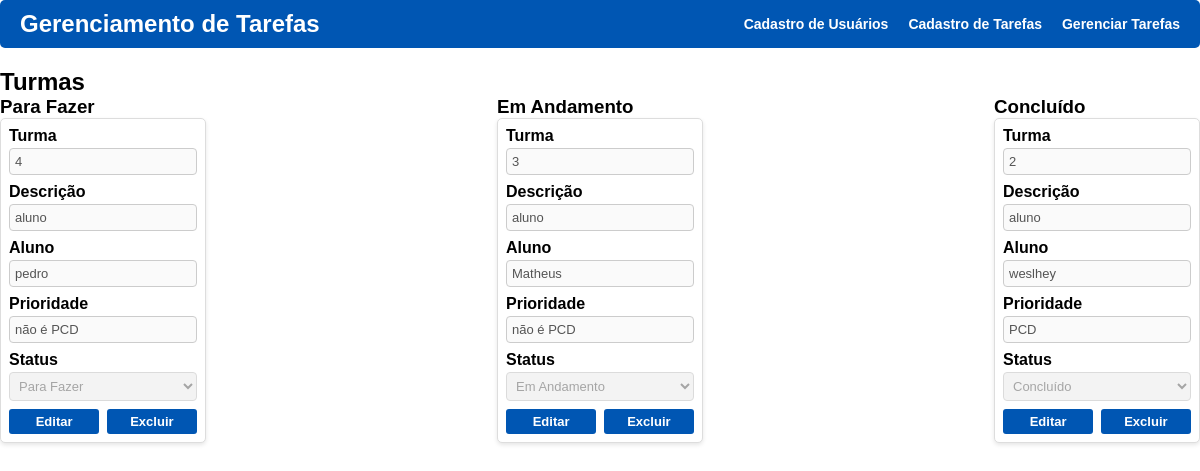
Screenshot of /gerenciarturma.php with the database file from the repository.
### tables this page shows
CREATE TABLE `turma` (
  `id` int(11) NOT NULL,
  `descricao` varchar(255) NOT NULL,
  `turma` varchar(255) NOT NULL,
  `aluno` varchar(255) NOT NULL,
  `prioridade` varchar(255) NOT NULL,
  `status` varchar(255) NOT NULL
);

### php/turma_card.php (the view, shortened to what this page needs)
<div class="turma-card" id="row-<?= $row['id'] ?>">
    <div class="campo">
        <label>Turma</label>
        <input type="text" value="<?= $row['turma'] ?>" id="turma-<?= $row['id'] ?>" disabled>
    </div>
    <div class="campo">
        <label>Descrição</label>
        <input type="text" value="<?= $row['descricao'] ?>" id="descricao-<?= $row['id'] ?>" disabled>
    </div>
    <div class="campo">
        <label>Aluno</label>
        <input type="text" value="<?= $row['aluno'] ?>" id="aluno-<?= $row['id'] ?>" disabled>
    </div>
    <div class="campo">
        <label>Prioridade</label>
        <input type="text" value="<?= $row['prioridade'] ?>" id="prioridade-<?= $row['id'] ?>" disabled>
    </div>
    <div class="campo">
        <label>Status</label>
        <select id="status-<?= $row['id'] ?>" disabled>
            <option value="para fazer" <?= $row['status'] == 'para fazer' ? 'selected' : '' ?>>Para Fazer</option>
            <option value="em andamento" <?= $row['status'] == 'em andamento' ? 'selected' : '' ?>>Em Andamento</option>
            <option value="concluido" <?= $row['status'] == 'concluido' ? 'selected' : '' ?>>Concluído</option>
        </select>
    </div>
    <div class="acoes">
        <button onclick="editarTurma(<?= $row['id'] ?>)">Editar</button>
        <button><a href="php/excluir.php?id=<?= $row['id'] ?>" onclick="return confirm('Tem certeza que deseja excluir esta turma?')">Excluir</a></button>
    </div>
</div>

### gerenciarturma.php (shortened to what this page needs)
<!DOCTYPE html>
<html lang="en">
<head>
    <link rel="stylesheet" href="css/gerenciarturma.css">
</head>
<body>
    <header>
        <h1>Gerenciamento de Tarefas</h1>
        <nav>
            <ul>
                <li><a href="cadastro-usuarios.php">Cadastro de Usuários</a></li>
                <li><a href="cadastro-tarefas.php">Cadastro de Tarefas</a></li>
                <li><a href="gerenciar-tarefas.php">Gerenciar Tarefas</a></li>
            </ul>
        </nav>
    </header>
    <h2>Turmas</h2>
    <div class="turmas-container">
        <div id="para-fazer" class="status-column">
            <h3>Para Fazer</h3>
            <?php
            $cnn = new mysqli("localhost", "admin", "admin", "saep");
            $sql = "SELECT id, turma, descricao, aluno, prioridade, `status` FROM turma WHERE `status` = 'para fazer'";
            $result = $cnn->query($sql);
            while ($row = $result->fetch_assoc()) {
                include 'php/turma_card.php';
            }
            ?>
        </div>
        <div id="em-andamento" class="status-column">
            <h3>Em Andamento</h3>
            <?php
            $sql = "SELECT id, turma, descricao, aluno, prioridade, `status` FROM turma WHERE `status` = 'em andamento'";
            $result = $cnn->query($sql);
            while ($row = $result->fetch_assoc()) {
                include 'php/turma_card.php';
            }
            ?>
        </div>
        <div id="concluido" class="status-column">
            <h3>Concluído</h3>
            <?php
            $sql = "SELECT id, turma, descricao, aluno, prioridade, `status` FROM turma WHERE `status` = 'concluido'";
            $result = $cnn->query($sql);
            while ($row = $result->fetch_assoc()) {
                include 'php/turma_card.php';
            }
            ?>
        </div>
    </div>
</body>
</html>

### css/gerenciarturma.css (style rules this page uses)
* { margin: 0; padding: 0; box-sizing: border-box; font-family: 'Poppins', sans-serif; }
header { display: flex; justify-content: space-between; align-items: center; background-color: #0056b3; padding: 10px 20px; border-radius: 5px; margin-bottom: 20px; }
header h1 { color: #fff; font-size: 24px; background: none; }
nav ul { list-style: none; display: flex; gap: 20px; background: none; }
nav ul li { margin: 0; }
nav ul li a { color: #ffffff; text-decoration: none; font-weight: bold; font-size: 14px; transition: color 0.3s; background: transparent; }
.turmas-container { display: flex; gap: 10px; justify-content: space-between; flex-wrap: wrap; }
.turma-card { border: 1px solid #ddd; border-radius: 5px; padding: 8px; width: 100%; max-width: 230px; min-height: 180px; box-shadow: 0 2px 4px rgba(0, 0, 0, 0.1); background-color: #ffffff; }
.campo { margin-bottom: 8px; }
.campo label { display: block; font-weight: bold; color: #000000; margin-bottom: 3px; }
input[type="text"], select { width: 100%; padding: 5px; font-size: 13px; border: 1px solid #ccc; border-radius: 4px; box-sizing: border-box; }
.acoes { display: flex; justify-content: space-between; gap: 5px; }
button { padding: 5px; width: 48%; background-color: #0056b3; color: #fff; border: none; border-radius: 3px; cursor: pointer; font-weight: bold; font-size: 13px; transition: 0.3s; }
button a { color: #fff; text-decoration: none; background-color: transparent; }

### rows the page displays
turma: turma "4", descricao "aluno", aluno "pedro", prioridade "não é PCD", status+id "Para Fazer"
turma: turma "3", descricao "aluno", aluno "Matheus", prioridade "não é PCD", status+id "Em Andamento"
turma: turma "2", descricao "aluno", aluno "weslhey", prioridade "PCD", status+id "Concluído"
